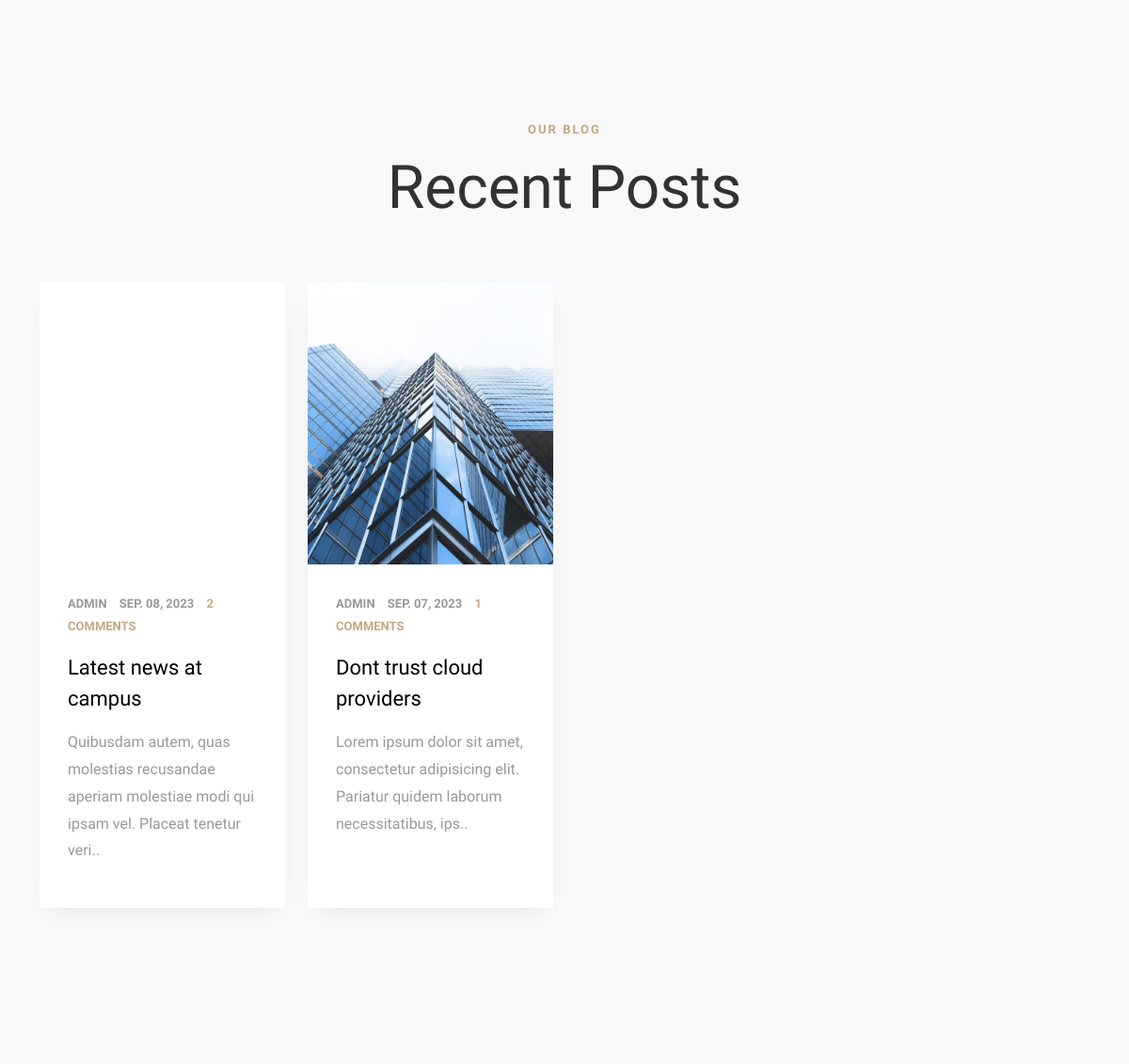
Before: / (middle part) with the older database file.
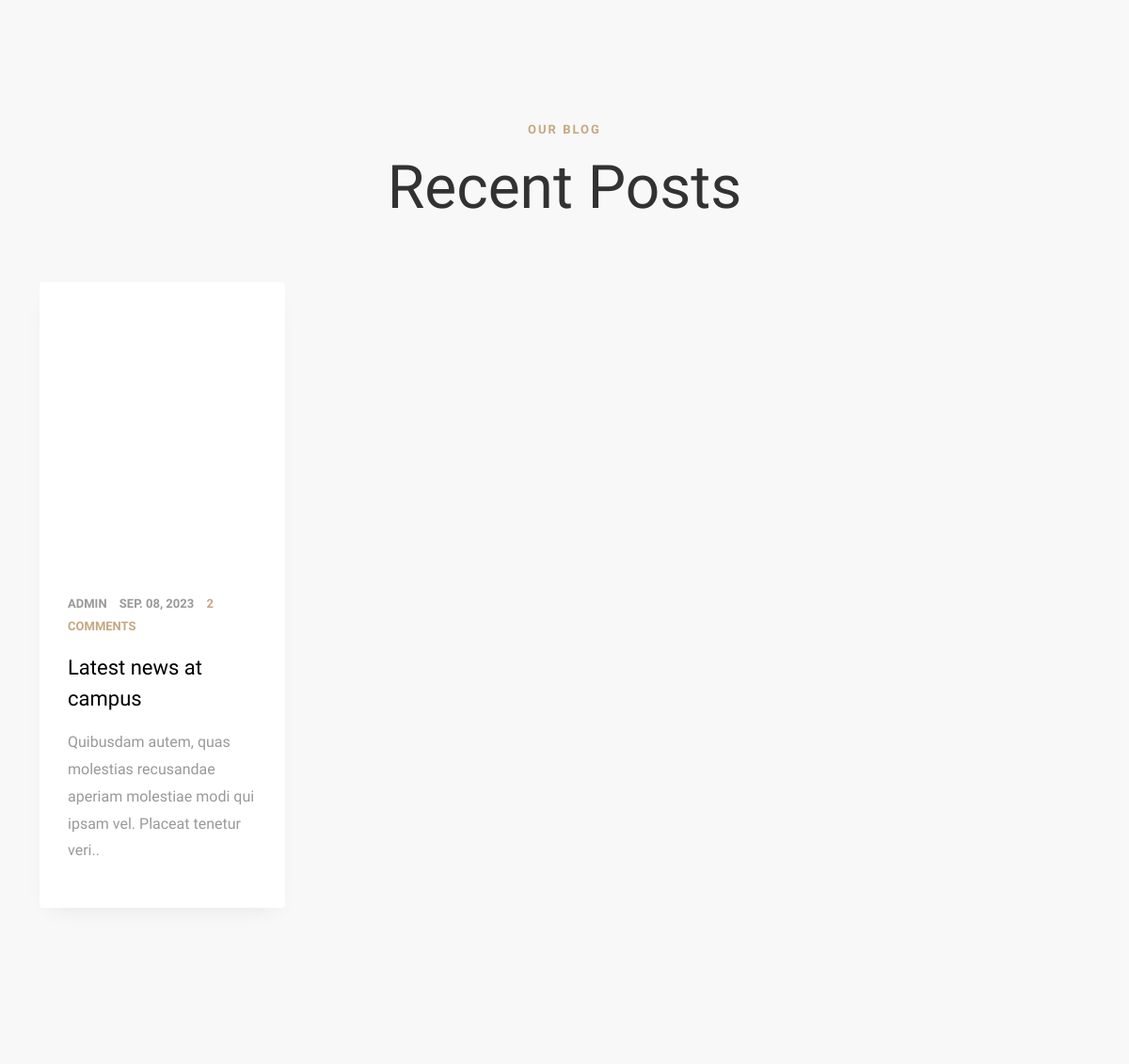
After: the same page with the newer database file.
### mariadmin/models.py (models this page shows)
class PostItem(models.Model):
    postHeading = models.TextField()
    postHeadingImage = models.TextField()
    postTopBody = models.TextField()
    postMainImage = models.TextField()
    postLeftSubImage = models.TextField(blank=True, null=True)
    postRightSubImage = models.TextField(blank=True, null=True)
    postLowerBody = models.TextField(default='')
    postPossibleCategories = models.TextField(default='general')
    postDate = models.DateTimeField(auto_now_add=True)
    postFeatured = models.BooleanField(default=False)
    class Meta:
        ordering = ('-postDate',)

### messenger/views.py (the view)
# urls.py: path('', views.websiteHomePage, name='welcome'),
def websiteHomePage(request):
    bannerImage = WebsiteHeadingImage.objects.all().first()
    videoLinkUrl = gardensTourVideoLink.objects.all().first()
    aboutImageObject = AboutImage.objects.all().first()
    homeContext = {
        'home_page': True,
        'about_image_url': aboutImageObject.aboutImageUrl if aboutImageObject else None,
        'page_category_meta': getPageCategoryMeta(),
        'home_page_previews': PageTools().getPagePreviews(limit=6),
        'banner_image': bannerImage.imageUrl if bannerImage else None,
        'tour_video_link': videoLinkUrl.videoUrl if videoLinkUrl else None,
        'district_list': HelperUtils().getCountryList(),
        'heading': str(AboutHeading.objects.all().first()),
        'about_detail': str(AboutDetails.objects.all().first()),
        'left_card_data': {'heading': LeftCard.objects.all().first().leftCardHeading, 'text': LeftCard.objects.all().first().leftCardText, 'image': LeftCard.objects.all().first().leftCardImageUrl} if LeftCard.objects.all().first() else None,
        'right_card_data': {'heading': RightCard.objects.all().first().rightCardHeading, 'text': RightCard.objects.all().first().rightCardText, 'image': RightCard.objects.all().first().rightCardImageUrl} if RightCard.objects.all().first() else None,
        'services': [
            {'name': eachService.serviceName, 'details': eachService.serviceDetails, 'id':eachService.pk} for eachService in OfferedService.objects.all()
            ],
        'ribbon': ControlUtils().getRibbonDetails(),
        'featured_list': ControlUtils().getVenueInfo(2),
        'statistics': {
                'guests': StatisticsMeta.objects.all().first().happyGuests,
                'events': StatisticsMeta.objects.all().first().hostedEvents,
                'staff': StatisticsMeta.objects.all().first().staffCount,
                'venues': StatisticsMeta.objects.all().first().venueCount
            },
        'contacts': ControlUtils().getContactData(),
        'featured_posts': PostTools().getFooterPosts(),
        }
    return render(request, "mariasite/pages/home.html", context=homeContext)

### mariadmin/models.py (called while the page is built)
    def isVisibleAndHasServices(self):
        serviceCount = self.vendor_services.all().count()
        totalStatus = serviceCount > 0 and self.isVisible is True
        return totalStatus

    def hasImages(self, checkState=1):
        firstImage = self.attached_venue_images.all().first()
        if checkState == 1:
            imagePresenceStatus = True if firstImage else False
            return imagePresenceStatus
        else:
            return firstImage.imageUrl

    def __str__(self):
        return self.aboutMore

    def __str__(self):
        return self.headingName

### messenger/posts_utilities.py (called while the page is built)
    def getPostComments(self, postId, countWanted=False):
        postObject = get_object_or_404(PostItem, pk=int(postId))
        postComments = [
            {
                'name': eachComment.posterName,
                'comment': eachComment.postComment,
                'date': eachComment.commentDate.strftime("On %b, %d, %Y, At %H:%M %p")
            } for eachComment in PostComment.objects.filter(attachedPost=postObject)
        ]
        if countWanted is True:
            return len(postComments)
        else:
            return postComments

### mariasite/templates/mariasite/pages/home.html (shortened to what this page needs)
{% extends 'mariasite/core/base.html' %}
{% block page_main %}
  {% include 'mariasite/sections/blog-section.html' %}
{% endblock %}

### mariasite/templates/mariasite/sections/blog-section.html
{% load static %}
<section class="ftco-section bg-light">
    <div class="container-xl">
      <div class="row justify-content-center mb-5">
        <div class="col-md-7 heading-section text-center" data-aos="fade-up" data-aos-duration="1000">
          <span class="subheading">Our Blog</span>
          <h2>Recent Posts</h2>
        </div>
      </div>
      <div class="row">
        {% for eachPost in featured_posts %}
          <div class="col-md-6 col-lg-3 d-flex">
            <div class="blog-entry justify-content-end" data-aos="fade-up" data-aos-duration="1000" data-aos-delay="100">
              <a href="{% url 'messenger:blog-post' eachPost.id %}" class="block-20 img d-flex align-items-end" style="background-image: url({{ eachPost.heading_image }})">
              </a>
              <div class="text">
                <p class="meta">
                  <span>Admin</span> <span>{{ eachPost.date }}</span>
                  <a href="{% url 'messenger:blog-post' eachPost.id %}">{{ eachPost.comment_count }} Comments</a>
                </p>
                <h3 class="heading mb-3">
                  <a href="{% url 'messenger:blog-post' eachPost.id %}">{{ eachPost.heading }}</a>
                </h3>
                <p>
                  {{ eachPost.body_preview }}
                </p>
              </div>
            </div>
          </div>
        {% empty %}
          <div class="d-flex justify-content-center align-items-center">
            <p class="lead">No Posts Yet</p>
          </div>
        {% endfor %}
      </div>
    </div>
</section>

Changed rows visible on the page:
no longer on this page (row edited): PostItem: heading_image (picture), heading "Dont trust cloud providers"
Other visible differences:
list line gone: "ADMIN SEP. 07, 2023 1 COMMENTS Lorem ipsum dolor sit amet, consectetur adipisicing elit. Pariatur quidem laborum necessitatibus, ips.."
